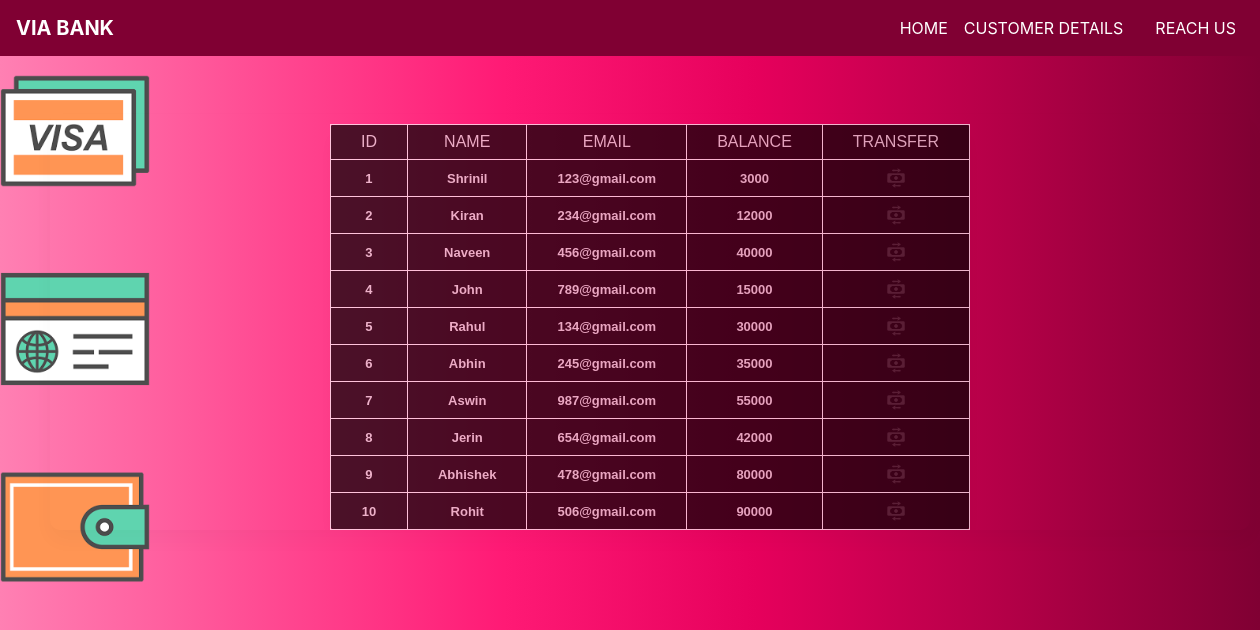
Page /viewcustomers.php on the committed database.
### tables this page shows
CREATE TABLE `users` (
  `id` int(3) NOT NULL,
  `name` text NOT NULL,
  `email` varchar(30) NOT NULL,
  `balance` int(8) NOT NULL
);

### viewcustomers.php (the view, shortened to what this page needs)
<html>
<head>
<link rel="stylesheet" href="https://maxcdn.bootstrapcdn.com/bootstrap/4.5.2/css/bootstrap.min.css">
<link rel="stylesheet" href="https://cdnjs.cloudflare.com/ajax/libs/font-awesome/4.7.0/css/font-awesome.min.css">
</head>
<body>
<div class="main_div">
     <div class="navbar navbar-expand-md">
      <a href="#" class="navbar-brand font-weight-bold text-white text-center">VIA BANK</a>
       <div class="collapse navbar-collapse text-center" id="collapsenavbar">
          <ul class="navbar-nav ml-auto">
              <li class="nav-item">
                  <a href="index.php" class="nav-link text-white">HOME</a></li>
              <li class="nav-item">
                  <a href="viewcustomers.php" class="nav-link text-white">CUSTOMER DETAILS</a></li>
              <li class="nav-item">
                  <a href="viewcustomers.php" class="nav-link text-white"></a></li>
              <li class="nav-item">
                  <a href="#" class="nav-link text-white">REACH US</a></li>
               </ul>
        </div>
     </div>
     <img src="14.png" class="img-fluid" width="150" height="105" margin="10px"><br><br><br>
     <img src="15.png" class="img-fluid" width="150" height="105" margin="10px"><br><br><br>
     <img src="16.png" class="img-fluid" width="150" height="105" margin="10px">
          <div class="display_table">
                 <div class="center_div">
                <div class="table-responsive">
                    <table>
                    <thead>
                     <tr>
                     <th>ID</th>
                      <th>NAME</th>
                      <th>EMAIL</th>
                       <th>BALANCE</th>
                      <th colspan="2">TRANSFER</th>
                    </tr>
                    </thead>
                   <tbody>
                  </div>
          <?php
          include 'connection.php';
          $selectquery = "select * from users";
          $query = mysqli_query($con,$selectquery);
           while($res = mysqli_fetch_array($query))
          {
            ?>
               <tr>
               <td><?php  echo $res['id']; ?></td>
               <td><?php echo $res['name']; ?></td>
               <td><?php echo $res['email']; ?></td>
               <td><?php echo $res['balance']; ?></td>
              <td><a href="transfermoney.php?idtransfer=<?php  echo $res['id']; ?>" ><img src="13.png" style="width:20px;height:20px;"></a></td>
               </tr>
             <?php
          }
           ?>
</div>
</div>
</div>
</body>
</html>

### viewcustomers.php (style rules this page uses)
* { margin:0; padding:0; box-sizing:border-box; }
.navbar { width:100%; white-space:nowrap; background-color: #800033; }
.main_div { width:100%; height:100%; background-image:linear-gradient(to left, #800033,#b30047,#e6005c,#ff1a75,#ff4d94,#ff80b3); }
.display_table { width:1250px; height:0px; display:flex; flex-direction:column; justify-content: center; text-align:center; }
.center_div { background-size:100%; padding:10px 0 0 0; box-shadow:0 10px 20px 0 rgba(0,0,0,0.03); border-radius:10px; margin-left:50px; margin-top:-560px; }
table { border-collapse:collapse; background-color:black; box-shadow:0 10px 20px 0 rgba(0,0,0,0.03); border-radius: 5px; border-collapse:collapse; table-layout:fixed; opacity:0.7; color: #ffffff; font-weight:bold; margin:auto; }
th,td { border:1px solid #ffffff; border-collapse: collapse; font-family: Arial, Helvetica, sans-serif; padding:8px 30px; text-align:center; opacity:0.9; color: #ffffff ; }
th { text-transform:uppercase; font-weight:500; }
td { font-size:13px; }

### rows in the picture
users: id "1", name "Shrinil", email "123@gmail.com", balance "3000"
users: id "2", name "Kiran", email "234@gmail.com", balance "12000"
users: id "3", name "Naveen", email "456@gmail.com", balance "40000"
users: id "4", name "John", email "789@gmail.com", balance "15000"
users: id "5", name "Rahul", email "134@gmail.com", balance "30000"
users: id "6", name "Abhin", email "245@gmail.com", balance "35000"
users: id "7", name "Aswin", email "987@gmail.com", balance "55000"
users: id "8", name "Jerin", email "654@gmail.com", balance "42000"
users: id "9", name "Abhishek", email "478@gmail.com", balance "80000"
users: id "10", name "Rohit", email "506@gmail.com", balance "90000"
